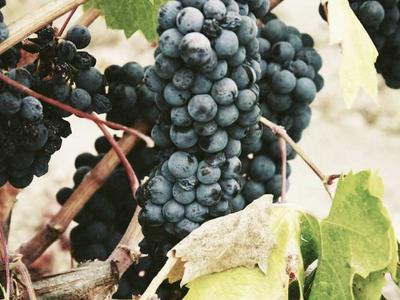
#> input picture Pictures/sample1.jpg, 400 x 300 px, found by its file name
$ jupyter execute --allow-errors day2.ipynb   (shell and % lines are left out)
#> lines starting #> are read from the running program, lines starting #| are printed output that depends on the picture; long printed decimals are rounded
## List, Sets and Tuples
#### List = [] ordered and changeable, Duplicates ok
#### Set = {} unordered and elements immutable, but Add/Remove Ok. No duplicates
#### Tuples = () ordered and unchangeable. Duplicates ok, Faster

[cell 1]
fruits = ["apple", "orange","banana","coconut"]
print(fruits)
print(fruits[3])
print(fruits[0:3])
print(fruits[::-1])

[cell 2]
for fruit in fruits:
    print(fruit)

## List Methods

[cell 3]
print(dir(fruits))

[cell 4]
# print(help(fruits))
print(len(fruits))
fruits[0] = "pineapple"
"apple" in fruits

[cell 5]
fruits.append("apple")
fruits.remove("pineapple")
fruits.pop(1)
fruits.insert(1, "pineapple")

[cell 6]
fruits.sort()

fruits.reverse()

[cell 7]
fruits.clear()
# print(fruits.index("coconut")) # ValueError: x not in list
print(fruits.count("pineapples"))

[cell 8]
list1=[1,2,3,[4,5]]
print(1 in list1)
print([4,5] in list1)
print(4 in list1) # since there is no element 4, but a list [4,5] is inside the list 1
print(4 in list1[3]) # there is element inside the 4th element of the list

[cell 9]
#list inside a list
list=[1,2,3,[4,5,[6,7,8],9]]
print(list[3])
print(list[3][2])

# [Q] Print element 7

## List Comprehension  -  [expression for item in iterable] shorte, faster, readibility

[cell 10]
squares = [x**2 for x in range(1, 6)]
print(squares)

## [Q] Convert list of string to upper case

[cell 11]
words = ['apple', 'banana', 'cherry']
uppercased = [word.upper() for word in words]
print(uppercased)

## SETS {} unordered and elements are immutable, No duplicates

[cell 12]
fruits = {"apple", "orange","banana","coconut","coconut"}
# we cant alter values but we can add or remove elements

[cell 13]
print(fruits)

[cell 14]
print(dir(fruits))
#> (the rest of this cell did not finish here and is left out)

[cell 15]
fruits.remove("apple")
fruits.pop()
print(fruits)

## Tuples () ordered and unchangeable. Duplicates ok, Faster

[cell 16]
fruits = ("apple", "orange","banana","coconut","coconut")
print(fruits)

[cell 17]
# dir #help
len(fruits)
print(fruits[0])
print(fruits.count("coconut"))

[cell 18]
newTuple = ('Apple', 'banana', 'cherry', 'Watermelon')
y = ("orange",)
newTuple+=y
print(newTuple)

## Tuples Unpacking

[cell 19]
fruits = ('apple', 'Banana', 'cherry')

(green,yellow,red)=fruits
print(green)
print(yellow)
print(red)

(green , yellow, *red) = fruits

## Nested Tuples

[cell 20]
t = (1, 2, (3, 4), ["a", "b"])

## They are single "variable" used to store multiple values

## [Q] Is this Tuple
## fruits = ("apples")

[cell 21]
#del list
fruits = ("apples")
# print(type(fruits))
#> (the rest of this cell did not finish here and is left out)

## [Q] Can Tuple items be of any data type? What about lists and sets?

[cell 22]
list = [1, "hello", 3.14, True]
tuple = (1, "hello", 3.14, True)
set = {1, "hello", 3.14, True}
print(list,tuple,set)

## [Q] Create a list of fruits and Use if-statement to know if you have apples

[cell 23]
print(fruits)
# fruits.append("pineapple","banana","coconut")
if "apple" in fruits:
    print("You have an apple")
else:
    print("you dont have an apple")

## [Q] Use while loop to print fruits

[cell 24]
i= 0 ;
while i<len(fruits):
    print(fruits[i])
    i= i+1

print(fruits*2)

## time and space complexity of list and tuple

[cell 25]
#tuple has less time and space complexity than list
import time
import sys
#> (the rest of this cell did not finish here and is left out)

## Dictionary - collection of key-value pairs -  unordered, mutable, and indexed data structure

[cell 26]
student = {
    1: "first",
    "name": "Alice",
    "age": 20,
    "courses": ["Math", "Science"]
}
print(student["age"])
print(student.get("age"))

#> (the rest of this cell did not finish here and is left out)

## Adding and updating

[cell 27]
student["job"] = "Engineer"
student["age"] = 26
print(student)

## Removing

#> (a cell that did not finish here is left out)

## Checking if a key exists in dictionary

[cell 29]
if "Alice" in student.values():
    print("Name exists")
else:
    print("Name does not exist")

## Iterating

[cell 30]
for key in student:
    print(key)
for value in student.values():
    print(value)
for key, value in student.items():
    print(key, value)

## Nested Dictionary

[cell 31]
students = {
    "student1": {"name": "Alice", "age": 20},
    "student2": {"name": "Bob", "age": 22}
}

print(students["student1"]["name"])  # Alice

## Dictionary Comprehension

[cell 32]
squares = {x: x*x for x in range(5)}
print(squares)  # {0:0, 1:1, 2:4, 3:9, 4:16}

## Numpy

[cell 33]
# %pip install numpy

import numpy as np
a= np.zeros(10)

print(a)
type(a[0])
a

# ones
# empty

[cell 34]
z= np.zeros(5)
print(z.shape)

# z.shape = (5,1)

# np.arrange

[cell 35]
z = np.linspace(2,10,5) # useful for plotting
z

[cell 36]
a_list= [1,2,3,4,5,6,7,8,9]
z= np.array(a_list)
z
# print(dir(z))

[cell 37]
z= np.random.randint(1,51,size=50)
print(np.sort(z))
# ?z

## [Q] Generate random numbers between 1 and 50

[cell 38]
z= np.random.randint(1,51,size=50)
print(np.sort(z))

[cell 39]
# z[0:2]
z[::-1]

## methods

[cell 40]
a= np.array([[1,2,3],
            [4,5,6]])

# a=np.append(a, [7,8,9])
# a=np.insert(a,1,[4,5,6])
# a=np.delete(a,1)
a=np.delete(a,1,0)  # array,index,axis // axis 0 represents row
a=np.delete(a,1,1)  # axis 1 represents column
a

## Slicing of image

[cell 41]
# %pip install scikit-image
from skimage import io
#photo = io.imread('../Pictures/sample3.jpg')
photo = io.imread(r'../Pictures/sample1.jpg')
#> photo is the input picture: shape (300, 400, 3); mean R, G, B 136.7, 135, 113.8
type(photo)

[cell 42]
import matplotlib.pyplot as plt
plt.imshow(photo)
photo.shape
#> Out = (300, 400, 3)

[cell 43]
plt.imshow(photo[::-1])
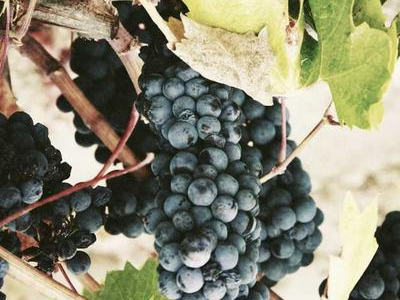
#> shown: shape (300, 400, 3); mean R, G, B 136.7, 135, 113.8

[cell 44]
plt.imshow(photo[:,::-1]) # reverse column
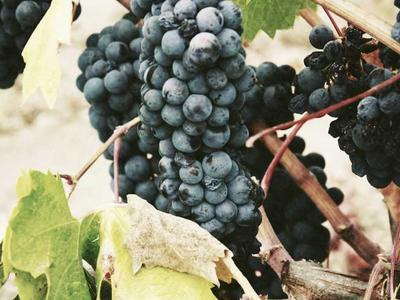
#> shown: shape (300, 400, 3); mean R, G, B 136.7, 135, 113.8

#> (a cell that did not finish here is left out)

[cell 46]
plt.imshow(photo[::2, ::2]) # half size
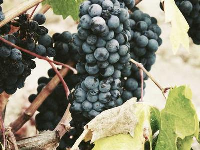
#> shown: shape (150, 200, 3); mean R, G, B 136.6, 134.8, 113.8

[cell 47]
plt.imshow(photo[:,:,0].T)
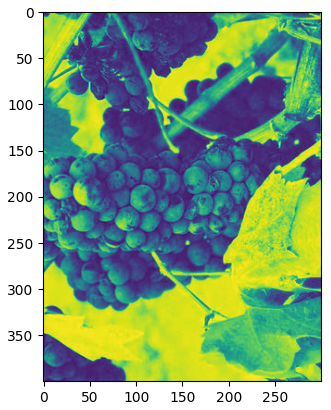
#> figure drawn by matplotlib, 1 panel

[cell 48]
import numpy as np
photo_sin= np.sin(photo)
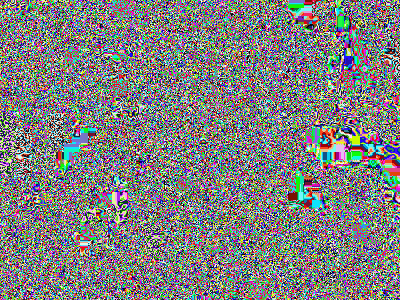
#> photo_sin: shape (300, 400, 3) float16; mean R, G, B -0.00292, 0.00186, 0.0014; drawn with min black and max white
photo_sin

## photo masking

[cell 49]
photo_masked= np.where(photo>100,255,0) # replace values greater that 100 with 255 and lower with 0
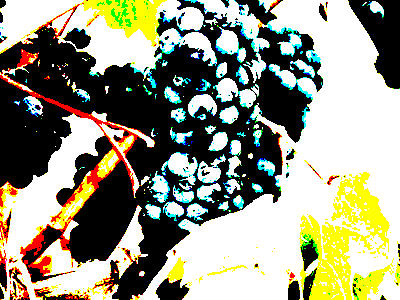
#> photo_masked: shape (300, 400, 3) int64; mean R, G, B 151.4, 151.9, 130.4
plt.imshow(photo_masked)

## Mathematical operations

[cell 50]
print(np.sum(photo))
#| 46255016
print(np.prod(photo))
#| 0
print(np.mean(photo))
#| 128.486
print(np.std(photo))
#| 78.004
print(np.var(photo))
#| 6084.636
print(np.min(photo))
#| 0
print(np.max(photo))
#| 255
print(np.argmin(photo))
#| 4814
print(np.argmax(photo)) #index value of max
#| 219

$ run again, with Pictures/sample3.jpg copied over Pictures/sample1.jpg
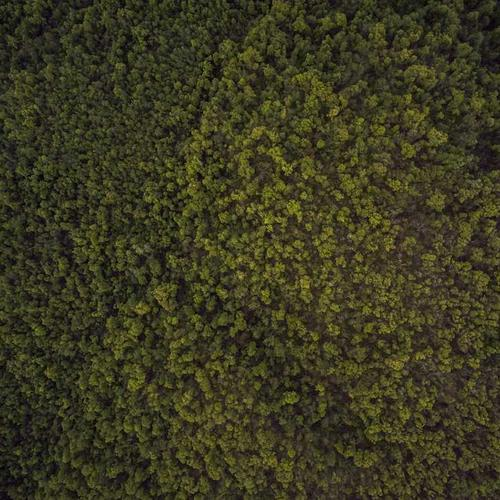
#> input picture Pictures/sample3.jpg, 500 x 500 px, found by its file name
#> photo is the input picture: shape (500, 500, 3); mean R, G, B 59.5, 57.5, 32.6
#> `photo_sin= np.sin(photo)`:
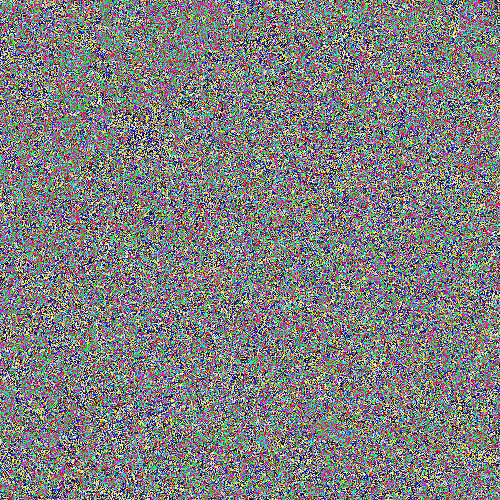
#> photo_sin: shape (500, 500, 3) float16; mean R, G, B -0.000494, -4.97e-05, 0.00397; drawn with min black and max white
#> `photo_masked= np.where(photo>100,255,0)`:
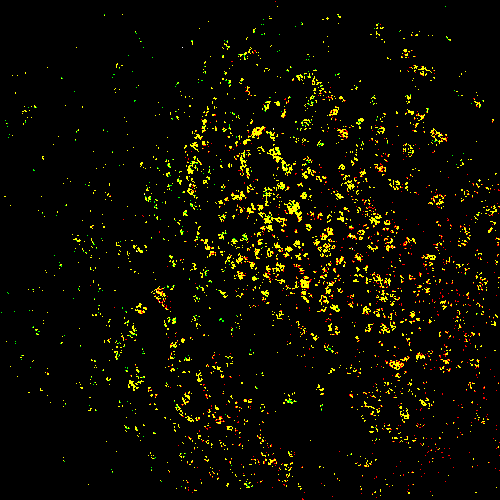
#> photo_masked: shape (500, 500, 3) int64; mean R, G, B 11.6, 10.2, 0
#| 37392823
#| 0
#| 49.857
#| 23.773
#| 565.174
#| 0
#| 176
#| 140
#| 333796

$ run again, with Pictures/sample2.jpg copied over Pictures/sample1.jpg
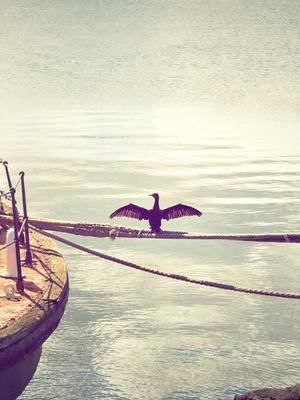
#> input picture Pictures/sample2.jpg, 300 x 400 px, found by its file name
#> photo is the input picture: shape (400, 300, 3); mean R, G, B 205.8, 200.9, 184.1
#> `photo_sin= np.sin(photo)`:
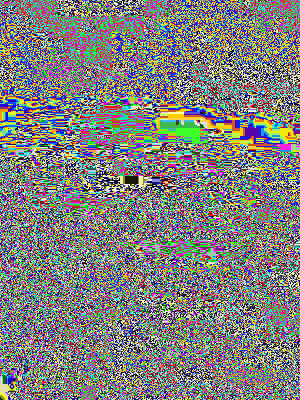
#> photo_sin: shape (400, 300, 3) float16; mean R, G, B 0.0038, 0.00727, -0.00568; drawn with min black and max white
#> `photo_masked= np.where(photo>100,255,0)`:
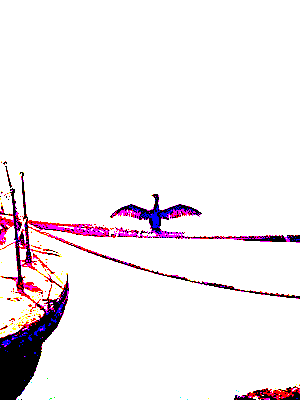
#> photo_masked: shape (400, 300, 3) int64; mean R, G, B 242.8, 235.9, 239.6
#| 70898101
#| 0
#| 196.939
#| 43.849
#| 1922.701
#| 0
#| 255
#| 271066
#| 100170
